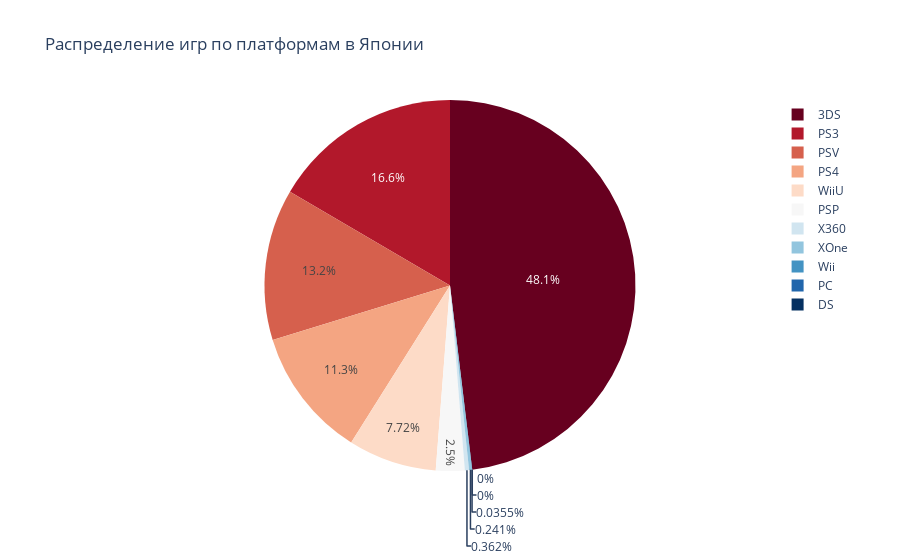

Notebook source saved alongside this figure:
### Markdown cell above
### Портрет пользователя в Японии:

### Code cell
fig = px.pie(df, values='jp_sales', names='platform', color_discrete_sequence=px.colors.sequential.RdBu,
             title='Распределение игр по платформам в Японии')
fig.show()

### Figure 1 — Plotly figure (JSON) as saved in the notebook; plotly's stock layout.template omitted (floating-point values rounded to 4 significant figures; data arrays with more than 128 entries replaced by an {"elided": "..."} marker saying what was removed)
{"data": [{"domain": {"x": [0, 1], "y": [0, 1]}, "hovertemplate": "platform=%{label}<br>jp_sales=%{value}<extra></extra>", "labels": {"elided": "2237 str values"}, "legendgroup": "", "name": "", "showlegend": true, "type": "pie", "values": {"elided": "2237 float values"}}], "layout": {"legend": {"tracegroupgap": 0}, "piecolorway": ["rgb(103,0,31)", "rgb(178,24,43)", "rgb(214,96,77)", "rgb(244,165,130)", "rgb(253,219,199)", "rgb(247,247,247)", "rgb(209,229,240)", "rgb(146,197,222)", "rgb(67,147,195)", "rgb(33,102,172)", "rgb(5,48,97)"], "title": {"text": "Распределение игр по платформам в Японии"}}}
